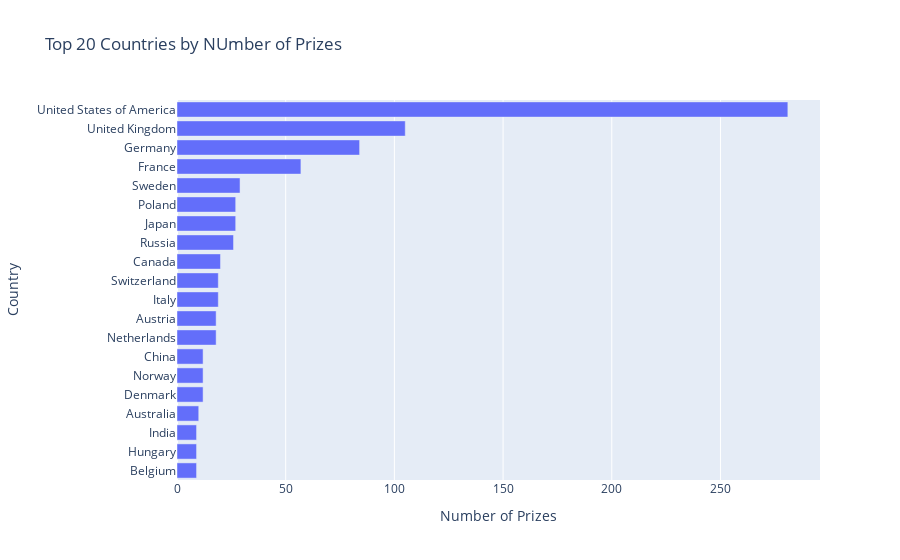

The code cell stored with this chart in its notebook:
### Code cell
h_bar = px.bar (x = top20_countries.prize,
                 y = top20_countries.index,
                orientation='h',
                title='Top 20 Countries by NUmber of Prizes')
h_bar.update_layout(xaxis_title='Number of Prizes', yaxis_title='Country')
h_bar.show()

### Figure 1 — Plotly figure (JSON) as saved in the notebook; plotly's stock layout.template omitted (floating-point values rounded to 4 significant figures)
{"data": [{"alignmentgroup": "True", "hovertemplate": "x=%{x}<br>y=%{y}<extra></extra>", "legendgroup": "", "marker": {"color": "#636efa", "pattern": {"shape": ""}}, "name": "", "offsetgroup": "", "orientation": "h", "showlegend": false, "textposition": "auto", "type": "bar", "x": [9, 9, 9, 10, 12, 12, 12, 18, 18, 19, 19, 20, 26, 27, 27, 29, 57, 84, 105, 281], "xaxis": "x", "y": ["Belgium", "Hungary", "India", "Australia", "Denmark", "Norway", "China", "Netherlands", "Austria", "Italy", "Switzerland", "Canada", "Russia", "Japan", "Poland", "Sweden", "France", "Germany", "United Kingdom", "United States of America"], "yaxis": "y"}], "layout": {"barmode": "relative", "legend": {"tracegroupgap": 0}, "title": {"text": "Top 20 Countries by NUmber of Prizes"}, "xaxis": {"anchor": "y", "domain": [0, 1], "title": {"text": "Number of Prizes"}}, "yaxis": {"anchor": "x", "domain": [0, 1], "title": {"text": "Country"}}}}
